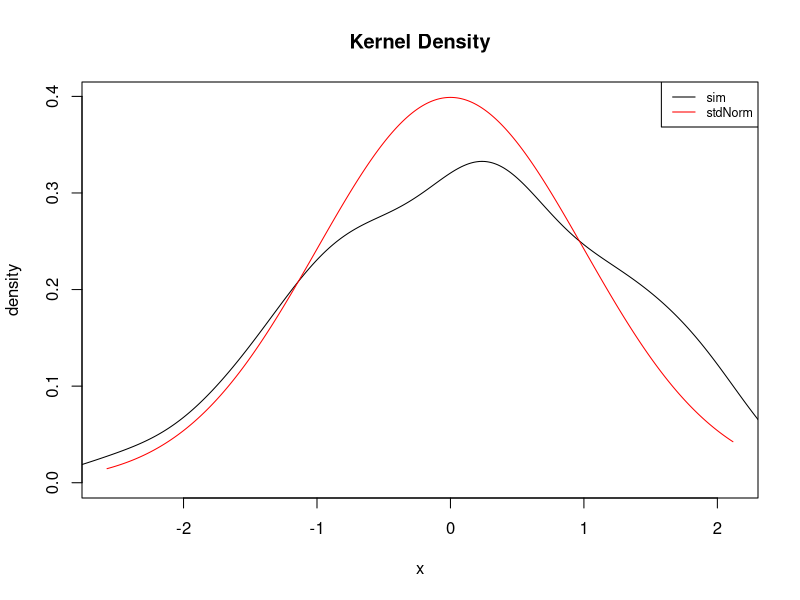
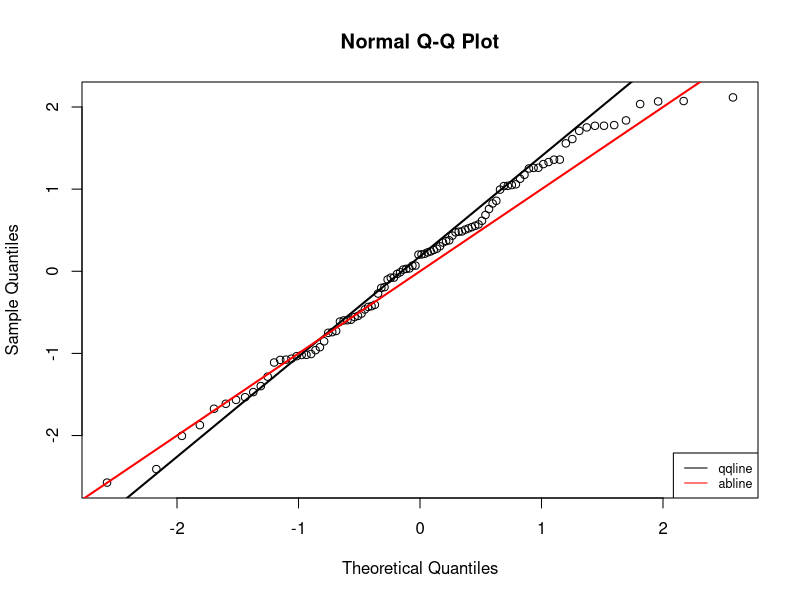
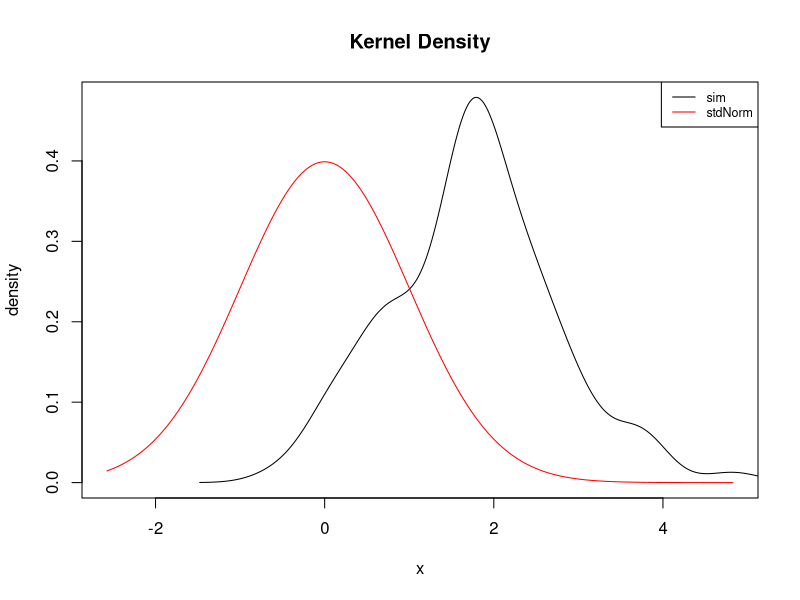
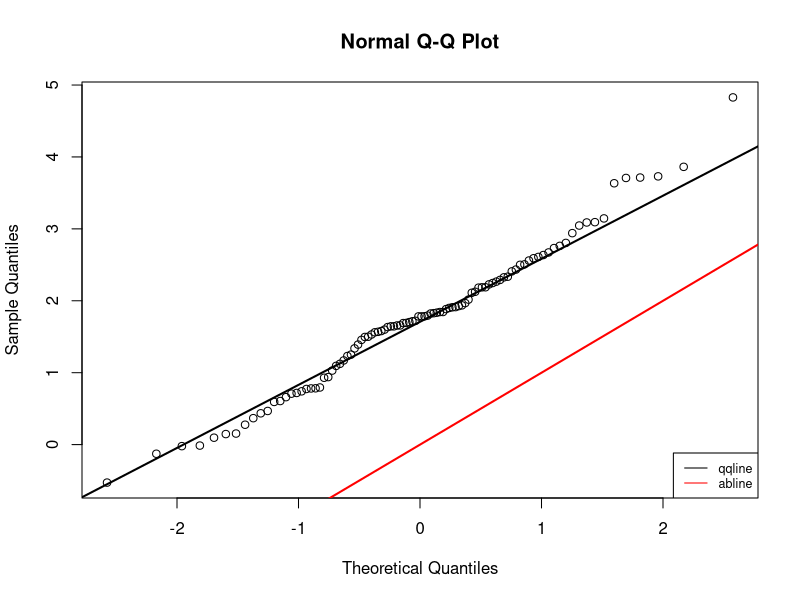
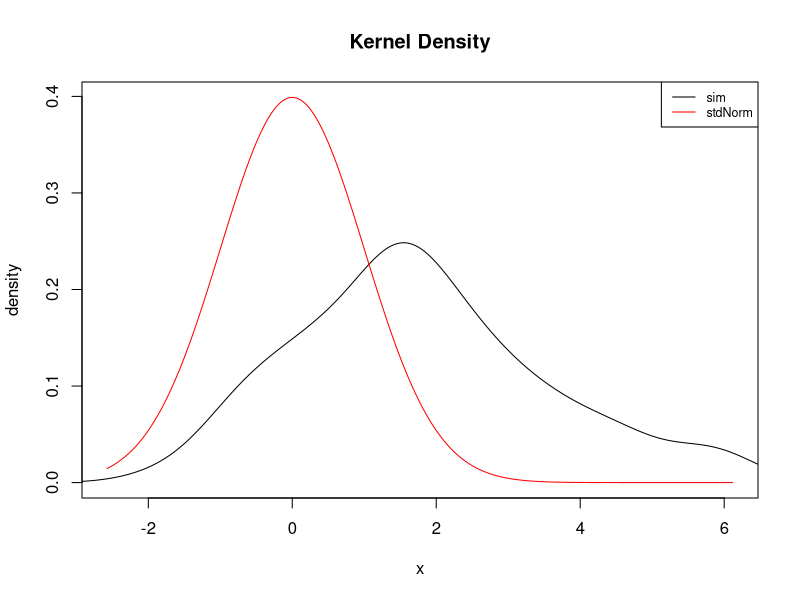
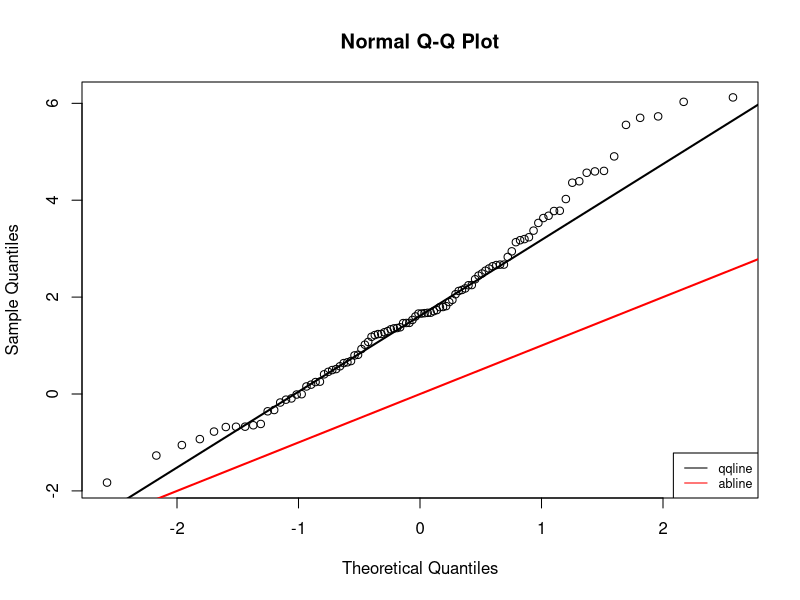
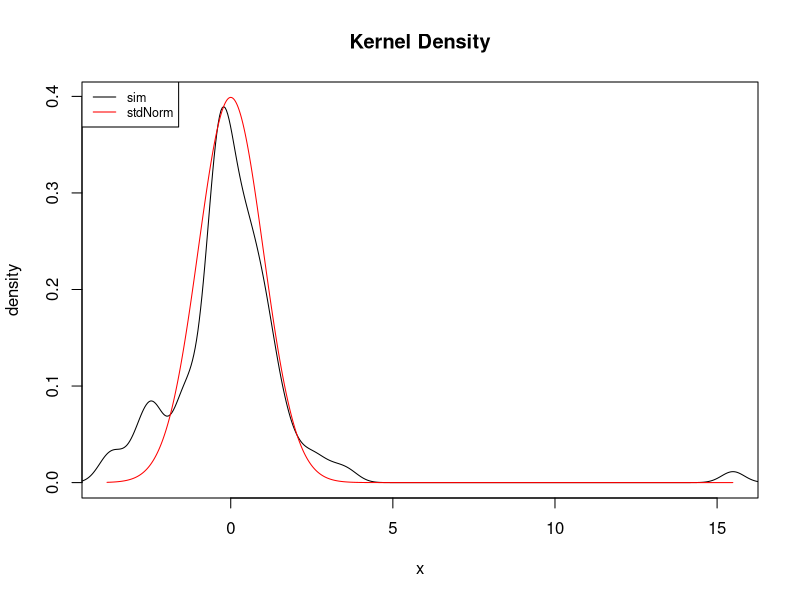
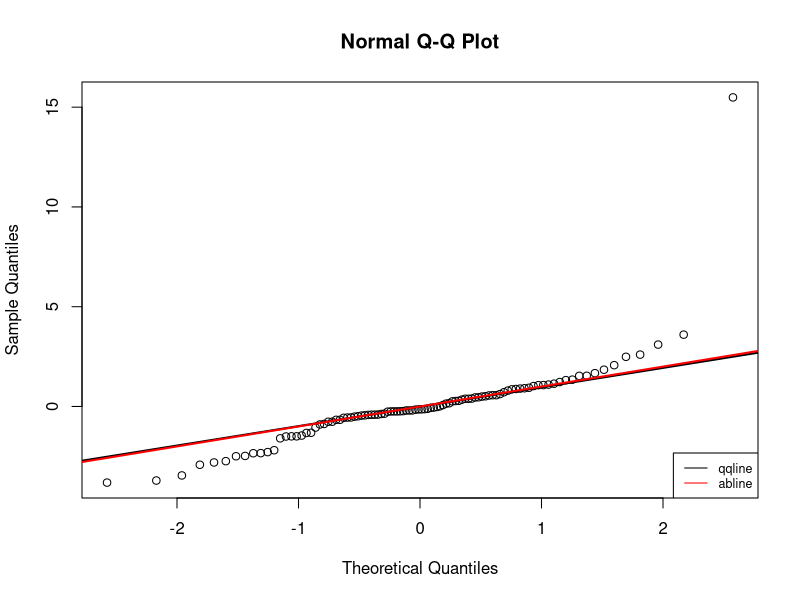

Here is the R script that generated these plots, in order:
################################################################################
###                                                                          ###
###                              Statistics I                                ###
###                               Practical 5                                ###
###                               Fall 2015                                  ###
###                                                                          ###
################################################################################

# ---------------------------------------------------
# Prof. Eva Cantoni
# Fall 2015
# ---------------------------------------------------

par(mfrow = c(1,2))

s.size = 100

# standard normal sample
s1  = rnorm(n = s.size) 
# shift in mean
s2  = rnorm(n = s.size, mean = 1.5)  
# shift in mean and sigma2
s3  = rnorm(n = s.size, mean  = 1.5, sd = 2)
# t distribution with fat tails
s4  = rt(n = s.size, df = 3)
# right-skewed distribution 
s5  = rexp(n = s.size, rate = 1)  
# left-skewed distribution 
s6  = 1-rexp(n = s.size)  
# bimodal distribution 
mix = rbinom(n = s.size, size = 1, prob = 0.5)
s7  = rnorm(n = s.size)*mix + rnorm(n = s.size, mean = 6)*(1-mix)  

minmax.x.s1 = range(s1, s1)
minmax.x.s2 = range(s1, s2)
minmax.x.s3 = range(s1, s3)
minmax.x.s4 = range(s1, s4)
minmax.x.s5 = range(s1, s5)
minmax.x.s6 = range(s1, s6)
minmax.x.s7 = range(s1, s7)

ds1  = density(s1)
ds2  = density(s2)
ds3  = density(s3)
ds4  = density(s4)
ds5  = density(s5)
ds6  = density(s6)
ds7  = density(s7)

xs1  = seq(from = minmax.x.s1[1], to = minmax.x.s1[2], by = 0.01)
xs2  = seq(from = minmax.x.s2[1], to = minmax.x.s2[2], by = 0.01)
xs3  = seq(from = minmax.x.s3[1], to = minmax.x.s3[2], by = 0.01)
xs4  = seq(from = minmax.x.s4[1], to = minmax.x.s4[2], by = 0.01)
xs5  = seq(from = minmax.x.s5[1], to = minmax.x.s5[2], by = 0.01)
xs6  = seq(from = minmax.x.s6[1], to = minmax.x.s6[2], by = 0.01)
xs7  = seq(from = minmax.x.s7[1], to = minmax.x.s7[2], by = 0.01)

ys1  = dnorm(xs1)
ys2  = dnorm(xs2)
ys3  = dnorm(xs3)
ys4  = dnorm(xs4)
ys5  = dnorm(xs5)
ys6  = dnorm(xs6)
ys7  = dnorm(xs7)

minmax.y.s1 = range(ys1, ds1$y)
minmax.y.s2 = range(ys2, ds2$y)
minmax.y.s3 = range(ys3, ds3$y)
minmax.y.s4 = range(ys4, ds4$y)
minmax.y.s5 = range(ys5, ds5$y)
minmax.y.s6 = range(ys6, ds6$y)
minmax.y.s7 = range(ys7, ds7$y)

# standard normal sample
par(mfrow=c(1,1))
plot(minmax.x.s1, minmax.y.s1, main = "Kernel Density", type = "n", 
     xlab = "x", ylab = "density")
lines(x = ds1$x , y= ds1$y)          # Simulation d'une normale standard 
lines(x = xs1, y = ys1, col ="red")  # Evaluation d'une normale standard 
legend("topright", 
       lty=c(1,1), legend = c("sim","stdNorm"), col=c("black", "red"), 
       cex = .75)
qqnorm(s1)
qqline(s1, lwd = 2)
abline(a=0, b=1, col = "red", lwd = 2)
legend("bottomright", 
       lty=c(1,1), legend = c("qqline","abline"), col=c("black", "red"), 
       cex = .75)


# normal sample with mean = 1.5 , var = 1 (sd = 1)
par(mfrow=c(1,1))
plot(minmax.x.s2, minmax.y.s2, main = "Kernel Density", type = "n", 
     xlab = "x", ylab = "density")
lines(x = ds2$x , y= ds2$y)
lines(x = xs2, y = ys2, col ="red")
legend("topright", 
       lty=c(1,1), legend = c("sim","stdNorm"), col=c("black", "red"), 
       cex = .75)
qqnorm(s2)
qqline(s2, lwd = 2)
abline(a=0, b=1, col = "red", lwd = 2)
legend("bottomright", 
       lty=c(1,1), legend = c("qqline","abline"), col=c("black", "red"), 
       cex = .75)


## Normal Sample mean = 1.5, var=4 (sd=2)
plot(minmax.x.s3, minmax.y.s3, main = "Kernel Density", type = "n", 
     xlab = "x", ylab = "density")
lines(x = ds3$x , y= ds3$y)
lines(x = xs3, y = ys3, col ="red")
legend("topright", 
       lty=c(1,1), legend = c("sim","stdNorm"), col=c("black", "red"), 
       cex = .75)
qqnorm(s3)
qqline(s3, lwd = 2)
abline(a=0, b=1, col = "red", lwd = 2)
legend("bottomright", 
       lty=c(1,1), legend = c("qqline","abline"), col=c("black", "red"), 
       cex = .75)


# Fat tails : Student df = 3 
plot(minmax.x.s4, minmax.y.s4, main = "Kernel Density", type = "n", 
     xlab = "x", ylab = "density")
lines(x = ds4$x , y= ds4$y)
lines(x = xs4, y = ys4, col ="red")
legend("topleft", 
       lty=c(1,1), legend = c("sim","stdNorm"), col=c("black", "red"), 
       cex = .75)
qqnorm(s4)
qqline(s4, lwd = 2)
abline(a=0, b=1, col = "red", lwd = 2)
legend("bottomright", 
       lty=c(1,1), legend = c("qqline","abline"), col=c("black", "red"), 
       cex = .75)


# Right Skewness
plot(minmax.x.s5, minmax.y.s5, main = "Kernel Density", type = "n", 
     xlab = "x", ylab = "density")
lines(x = ds5$x , y= ds5$y)
lines(x = xs5, y = ys5, col ="red")
legend("topright", 
       lty=c(1,1), legend = c("sim","stdNorm"), col=c("black", "red"), 
       cex = .75)
qqnorm(s5)
qqline(s5, lwd = 2)
abline(a=0, b=1, col = "red", lwd = 2)
legend("topleft", 
       lty=c(1,1), legend = c("qqline","abline"), col=c("black", "red"), 
       cex = .75)

# Left Skewness
plot(minmax.x.s6, minmax.y.s6, main = "Kernel Density", type = "n", 
     xlab = "x", ylab = "density")
lines(x = ds6$x , y= ds6$y)
lines(x = xs6, y = ys6, col ="red")
legend("topleft", 
       lty=c(1,1), legend = c("sim","stdNorm"), col=c("black", "red"), 
       cex = .75)
qqnorm(s6)
qqline(s6, lwd = 2)
abline(a=0, b=1, col = "red", lwd = 2)
legend("bottomright", 
       lty=c(1,1), legend = c("qqline","abline"), col=c("black", "red"), 
       cex = .75)

# Bimodality
plot(minmax.x.s7, minmax.y.s7, main = "Kernel Density", type = "n", 
     xlab = "x", ylab = "density")
lines(x = ds7$x , y= ds7$y)
lines(x = xs7, y = ys7, col ="red")
legend("topright", 
       lty=c(1,1), legend = c("sim","stdNorm"), col=c("black", "red"), 
       cex = .75)
qqnorm(s7)
qqline(s7, lwd = 2)
abline(a=0, b=1, col = "red", lwd = 2)
legend("topleft", 
       lty=c(1,1), legend = c("qqline","abline"), col=c("black", "red"), 
       cex = .75)

###########

# Right Skewness

s = rexp(100) #sample coming from an exponential distruibution
head(s)

p = seq(0.0, 0.95 , by = 0.05 )
q.norm = qnorm(p)
q.smpl = quantile(x = s, probs = p)

qqnorm.data = data.frame(cbind(p, q.norm, q.smpl))
qqnorm.data

ds.s = density(s)
ns.s = seq(min(-3,s), max(q.norm, s), by  = 0.01)
dn.s = dnorm(ns.s) 

par(mfrow=c(1,2))
plot(x = range(-3, ds.s$x) ,  y= range(dn.s, ds.s$y), type = "n")
lines(ns.s, dn.s, col = "red", lwd = 3)
lines(ds.s, col = "blue", lwd = 3)
legend("topright",legend = c("std normal","sample"), lwd = c(3,3), col = c("red", "blue"), cex = 0.5)
plot(q.norm , q.smpl)
qqline(s)

p.to.plot = 0.35
xvals.norm = seq(-3,qnorm(p.to.plot),length=50)
yvals.norm = dnorm(xvals.norm)
# xvals.smpl = seq(min(ds.s$x, quantile(x = s, probs = p.to.plot), length=50)
# yvals.smpl = seq(min(ds.s$y),ds.s$y[which(ds.s$x==quantile(x = s, probs = p.to.plot))])
par(mfrow=c(1,2))
plot(x = range(-3, ds.s$x) ,  y= range(dn.s, ds.s$y), type = "n")
lines(ns.s, dn.s, col = "red", lwd = 3)
polygon(c(xvals.norm,rev(xvals.norm)),c(rep(0,50),rev(yvals.norm)),col="red")
lines(ds.s, col = "blue", lwd = 3)

legend("topright",legend = c("std normal","sample"), lwd = c(3,3), col = c("red", "blue"), cex = 0.5)
plot(q.norm , q.smpl)
qqline(s)
